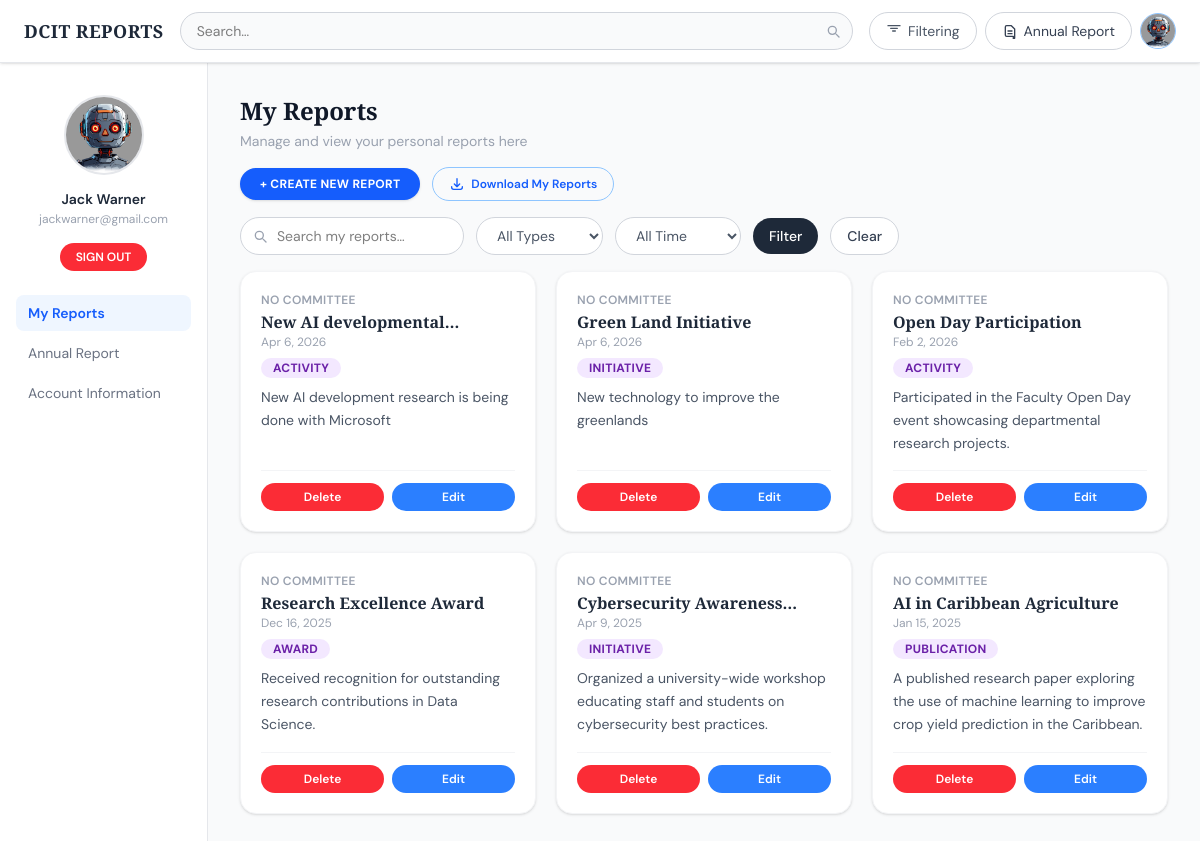
The page /users/profile/ (signed in) on the database its author committed.
### users/models.py (models this page shows, shortened)
class UserProfilePic(models.Model):
    GENDER_CHOICES = [
        ('male', 'Male'),
        ('female', 'Female'),
        ('other', 'Other'),
    ]
    user = models.OneToOneField(
        User,
        on_delete=models.CASCADE,
        related_name='profile_pic',
        unique=True
    )
    profilePic = models.ImageField(
        default="profile_pictures/user.png",
        upload_to='profile_pictures'
    )
    phone = models.CharField(
        max_length=30,
        blank=True,
        null=True
    )
    gender = models.CharField(
        max_length=10,
        choices=GENDER_CHOICES,
        blank=True,
        null=True
    )

### reports/models.py (models this page shows, shortened)
class Report(models.Model):
    user = models.ForeignKey(User,on_delete=models.CASCADE,null=False,related_name='reports')
    title = models.CharField(max_length=200,blank=False,null=False, db_index=True)
    description = models.TextField(null=False,blank=False)
    participants = models.ManyToManyField(Participant,blank=True)
    category = models.ForeignKey(Category,on_delete=models.SET_NULL,default=1,null=True)
    committees= models.ManyToManyField(Committee,blank=True)
    feature_image = models.ImageField(default='default_image.jpg',upload_to='report_images')
    date_of_report= models.DateField(blank=False,null=False,default=timezone.now)
    created = models.DateTimeField(auto_now_add=True)
    updated = models.DateTimeField(auto_now=True)
    isActive = models.BooleanField(auto_created=True,default=True)
    objects = ReportQuerySet.as_manager()#Custom manager
    class Meta:
        ordering = ['-date_of_report','-created','-updated']

class Category(models.Model):
    name = models.CharField(max_length=200,blank=False,null= False)
    regex = models.TextField(blank=True,null=True)

### users/views.py (the view, shortened to what this page needs)
# urls.py: path('profile/',view=profile_view,name="profile"),
@login_required
def profile_view(request):
    q = request.GET.get('q', '').strip()
    period = request.GET.get('period', '').strip()
    report_type = request.GET.get('report_type', '').strip()
    reports = Report.objects.user_reports(request.user)
    if q:
        reports = reports.filter(
            Q(title__icontains=q) |
            Q(description__icontains=q)
        )
    context = {
        'reports': reports,
        'q': q,
        'period': period,
        'report_type': report_type,
        'page': 'reports',
    }
    return render(request, 'users/profile.html', context)

### reports/managers.py (called while the page is built)
    def user_reports(self, user):
        return self.filter(user=user)

### users/templates/users/profile.html (shortened to what this page needs)
{% extends "base.html" %}
{% block body %}
<div class="flex min-h-screen">
  {% include "users/sidebar.html" %}
  <main class="flex-1 bg-gray-50 px-8 py-8 overflow-y-auto">
    <div class="mb-6">
      <h1 class="font-display text-2xl font-bold text-gray-900">My Reports</h1>
      <p class="text-sm text-gray-400 mt-1">Manage and view your personal reports here</p>
      <div class="flex flex-wrap items-center gap-3 mt-4">
        <a href="{% url 'users:create-report' %}"
           class="px-5 py-2 rounded-full bg-blue-600 hover:bg-blue-700 text-white text-xs font-bold uppercase tracking-wide transition shadow-sm">
          + Create New Report
        </a>
        <a href="{% url 'reports:my_reports_pdf' %}"
           class="flex items-center gap-1.5 px-4 py-2 rounded-full border border-blue-300 text-blue-600 hover:bg-blue-50 text-xs font-semibold transition">
          <svg xmlns="http://www.w3.org/2000/svg" class="h-4 w-4" fill="none" viewBox="0 0 24 24" stroke="currentColor">
            <path stroke-linecap="round" stroke-linejoin="round" stroke-width="2" d="M4 16v1a3 3 0 003 3h10a3 3 0 003-3v-1m-4-4l-4 4m0 0l-4-4m4 4V4"/>
          </svg>
          Download My Reports
        </a>
      </div>
<form method="GET" action="{% url 'users:profile' %}" class="flex flex-wrap items-center gap-3 mt-4">
  <div class="relative">
    <input
      type="text"
      name="q"
      value="{{ q|default:'' }}"
      placeholder="Search my reports…"
      class="rounded-full border border-gray-300 bg-white pl-9 pr-4 py-2 text-sm focus:outline-none focus:ring-2 focus:ring-blue-200 focus:border-blue-400 transition w-56"
    />
    <span class="absolute left-3 top-1/2 -translate-y-1/2 text-gray-400">
      <svg xmlns="http://www.w3.org/2000/svg" class="h-4 w-4" fill="none" viewBox="0 0 24 24" stroke="currentColor">
        <path stroke-linecap="round" stroke-linejoin="round" stroke-width="2" d="M21 21l-4.35-4.35M17 11A6 6 0 115 11a6 6 0 0112 0z"/>
      </svg>
    </span>
  </div>
  <select
    name="report_type"
    class="rounded-full border border-gray-300 bg-white px-4 py-2 text-sm text-gray-600 focus:outline-none focus:ring-2 focus:ring-blue-200 transition"
  >
    <option value="">All Types</option>
  </select>
  <select
    name="period"
    class="rounded-full border border-gray-300 bg-white px-4 py-2 text-sm text-gray-600 focus:outline-none focus:ring-2 focus:ring-blue-200 transition"
  >
    <option value="">All Time</option>
  </select>
  <button
    type="submit"
    class="px-4 py-2 rounded-full bg-gray-800 hover:bg-gray-900 text-white text-sm font-medium transition"
  >
    Filter
  </button>
  <a
    href="{% url 'users:profile' %}"
    class="px-4 py-2 rounded-full border border-gray-300 bg-white hover:bg-gray-50 text-gray-700 text-sm font-medium transition"
  >
    Clear
  </a>
</form>
    <div class="grid grid-cols-1 sm:grid-cols-2 lg:grid-cols-3 gap-5 mt-4">
        {% for report in reports %}
  <div class="bg-white rounded-2xl border border-gray-100 shadow-sm p-5 flex flex-col">
    <div class="text-xs font-semibold text-gray-400 uppercase tracking-wide mb-1">
      {% if report.committees.all %}
        {% for committee in report.committees.all %}
          {{ committee.name }}{% if not forloop.last %}, {% endif %}
        {% empty %}
          No Committee
        {% endfor %}
      {% else %}
        No Committee
      {% endif %}
    </div>
    <h2 class="font-display text-base font-semibold text-gray-800 leading-tight line-clamp-1">
      {{ report.title }}
    </h2>
    <p class="text-xs text-gray-400 mt-0.5 mb-2">
      {{ report.date_of_report|date:"M j, Y" }}
    </p>
    <span class="inline-block self-start text-xs font-bold px-3 py-0.5 rounded-full uppercase tracking-wide mb-2 badge-initiative">
      {% if report.category %}
        {{ report.category.name }}
      {% else %}
        No Category
      {% endif %}
    </span>
    <p class="text-gray-600 text-sm leading-relaxed line-clamp-3 flex-1">
      {{ report.description }}
    </p>
    <div class="flex gap-2 mt-4 pt-3 border-t border-gray-100">
      <button type="button"
        onclick="openDeleteModal('{{ report.id }}', '{{ report.title|escapejs }}')"
        class="flex-1 px-3 py-1.5 rounded-full bg-red-500 hover:bg-red-600 text-white text-xs font-semibold transition">
        Delete
      </button>
      <a href="{%url 'users:edit-report' pk=report.id%}"
         class="flex-1 text-center px-3 py-1.5 rounded-full bg-blue-500 hover:bg-blue-600 text-white text-xs font-semibold transition">
        Edit
      </a>
    </div>
  </div>
{% empty %}
  <p class="text-gray-500">No reports found.</p>
{% endfor %}
    </div>
  </main>
</div>
{% endblock %}

### templates/base.html (shortened to what this page needs)
<!DOCTYPE html>
<html lang="en">
<head>
    <script src="https://cdn.jsdelivr.net/npm/@tailwindcss/browser@4"></script>
</head>
<body class="bg-gray-50 min-h-screen">
<header class="w-full bg-white border-b border-gray-200 px-3 sm:px-6 py-3 sticky top-0 z-40 shadow-sm">
  <div class="flex items-center gap-2 sm:gap-4">
    <a href="{% url 'reports:index' %}" class="font-display text-base sm:text-lg font-bold tracking-wide text-gray-800 whitespace-nowrap shrink-0">
      DCIT REPORTS
    </a>
    <form method="GET" action="{% url 'reports:index' %}" class="flex-1 min-w-0">
      <div class="relative">
        <input name="q" type="text" value="{{ request.GET.q }}" placeholder="Search…"
          class="w-full rounded-full border border-gray-300 bg-gray-50 px-4 py-2 pr-10 text-sm focus:outline-none focus:ring-2 focus:ring-blue-200 focus:border-blue-400 transition"/>
        <button type="submit" class="absolute right-3 top-1/2 -translate-y-1/2 text-gray-400 hover:text-gray-600">
          <svg xmlns="http://www.w3.org/2000/svg" class="h-4 w-4" fill="none" viewBox="0 0 24 24" stroke="currentColor">
            <path stroke-linecap="round" stroke-linejoin="round" stroke-width="2" d="M21 21l-4.35-4.35M17 11A6 6 0 115 11a6 6 0 0112 0z"/>
          </svg>
        </button>
      </div>
    </form>
    <div class="flex items-center gap-1.5 sm:gap-2 shrink-0">
      <button id="open-filter"
        class="flex items-center gap-1.5 rounded-full border border-gray-300 bg-white px-2.5 sm:px-4 py-2 text-sm text-gray-600 hover:bg-gray-50 transition">
        <svg xmlns="http://www.w3.org/2000/svg" class="h-4 w-4 shrink-0" fill="none" viewBox="0 0 24 24" stroke="currentColor">
          <path stroke-linecap="round" stroke-linejoin="round" stroke-width="2" d="M3 4h18M7 8h10M10 12h4"/>
        </svg>
        <span class="hidden sm:inline">Filtering</span>
      </button>
      <a href="{% url 'reports:annual_report' %}"
         class="flex items-center gap-1.5 rounded-full border border-gray-300 bg-white px-2.5 sm:px-4 py-2 text-sm text-gray-700 hover:bg-gray-50 transition">
        <svg xmlns="http://www.w3.org/2000/svg" class="h-4 w-4 shrink-0" fill="none" viewBox="0 0 24 24" stroke="currentColor">
          <path stroke-linecap="round" stroke-linejoin="round" stroke-width="2" d="M9 12h6m-6 4h6m2 4H7a2 2 0 01-2-2V6a2 2 0 012-2h7l5 5v13a2 2 0 01-2 2z"/>
        </svg>
        <span class="hidden sm:inline">Annual Report</span>
      </a>
      {% if request.user.is_authenticated %}
      <a href="{% url 'users:profile' %}"
         title="{{ user.get_full_name|default:user.username }}"
         class="flex items-center justify-center w-9 h-9 rounded-full border border-blue-300 bg-blue-50 hover:bg-blue-100 overflow-hidden transition shrink-0">
        <img src="{{ user.profile_pic.profilePic.url }}" alt="Profile Picture" class="w-full h-full object-cover">
      </a>
      {% endif %}
    </div>
  </div>
</header>
{% block body %}{% endblock %}
</body>
</html>

### users/templates/users/sidebar.html
 <aside class="w-52 shrink-0 bg-white border-r border-gray-200 flex flex-col items-center pt-8 pb-6 px-4 gap-4">
    <div class="w-20 h-20 rounded-full bg-gray-100 border-2 border-gray-200 overflow-hidden flex items-center justify-center">
        <img src="{{ user.profile_pic.profilePic.url }}" alt="User Avatar" class="w-full h-full object-cover">
    </div>
    <div class="text-center">
      <p class="font-semibold text-sm text-gray-800 leading-tight">{{ user.get_full_name|default:user.username }}</p>
      <p class="text-xs text-gray-400 mt-0.5 break-all">{{user.email}}</p>
    </div>
    <a href="{%url 'users:logout' %}"
      class="px-4 py-1.5 rounded-full bg-red-500 hover:bg-red-600 text-white text-xs font-semibold transition">
      SIGN OUT
    </a>
    <nav class="w-full mt-2 space-y-1">
  <a href="{% url 'users:profile' %}"
     class="block w-full text-sm px-3 py-2 rounded-lg transition
     {% if page == 'reports' %}
       font-semibold text-blue-600 bg-blue-50
     {% else %}
       text-gray-500 hover:text-gray-800 hover:bg-gray-50
     {% endif %}">
    My Reports
  </a>
  <a href="{% url 'reports:annual_report' %}"
     class="block w-full text-sm px-3 py-2 rounded-lg transition
     {% if page == 'annual' %}
       font-semibold text-blue-600 bg-blue-50
     {% else %}
       text-gray-500 hover:text-gray-800 hover:bg-gray-50
     {% endif %}">
    Annual Report
  </a>
  <a href="{% url 'users:account' %}"
     class="block w-full text-sm px-3 py-2 rounded-lg transition
     {% if page == 'account' %}
       font-semibold text-blue-600 bg-blue-50
     {% else %}
       text-gray-500 hover:text-gray-800 hover:bg-gray-50
     {% endif %}">
    Account Information
  </a>
</nav>
  </aside>

### templates/base.html (style rules this page uses)
body { font-family: 'DM Sans', sans-serif; }
.font-display { font-family: 'Playfair Display', serif; }
.badge-initiative { background:#f3e8ff; color:#6b21a8; }

### rows shown on the page
Report: shows "NO COMMITTEE", title "New AI…", date_of_report "Apr 6, 2026", category.name "ACTIVITY", description "New AI development research is being done with Microsoft"
Report: shows "NO COMMITTEE", title "Green Land Initiative", date_of_report "Apr 6, 2026", category.name "INITIATIVE", description "New technology to improve the greenlands"
Report: shows "NO COMMITTEE", title "Open Day Participation", date_of_report "Feb 2, 2026", category.name "ACTIVITY", description "Participated in the Faculty Open Day event showcasing departmental research projects."
Report: shows "NO COMMITTEE", title "Research Excellence Award", date_of_report "Dec 16, 2025", category.name "AWARD", description "Received recognition for outstanding research contributions in Data Science."
Report: shows "NO COMMITTEE", title "Cybersecurity…", date_of_report "Apr 9, 2025", category.name "INITIATIVE", description "Organized a university-wide workshop educating staff and students on cybersecurity best practices."
Report: shows "NO COMMITTEE", title "AI in Caribbean Agriculture", date_of_report "Jan 15, 2025", category.name "PUBLICATION", description "A published research paper exploring the use of machine learning to improve crop yield prediction in the Caribbean."

### other values the page prints
{{ user.get_full_name|default:user.username }} "Jack Warner"
{{ user.email }} "jackwarner@gmail.com"
